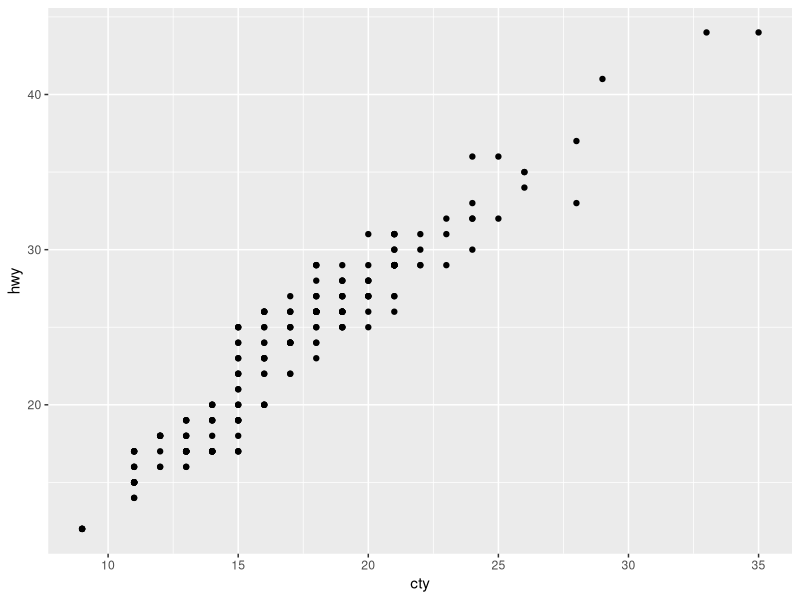
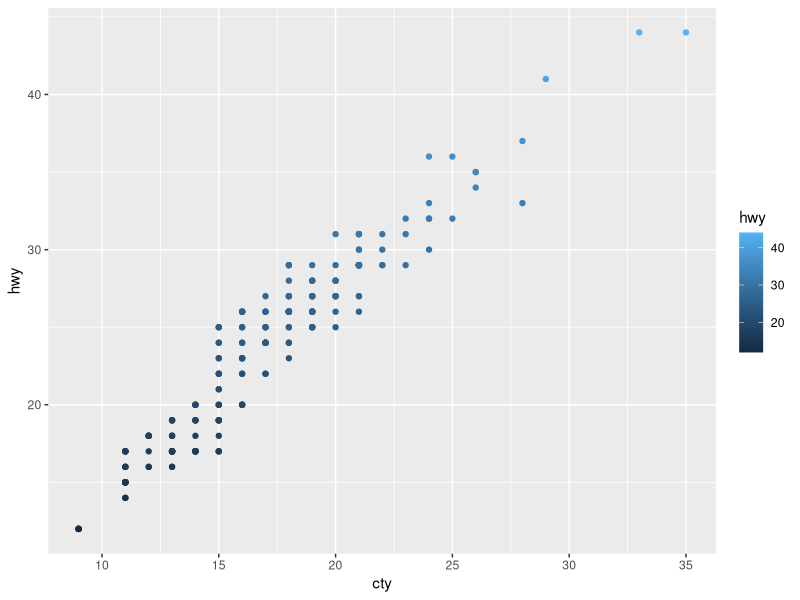
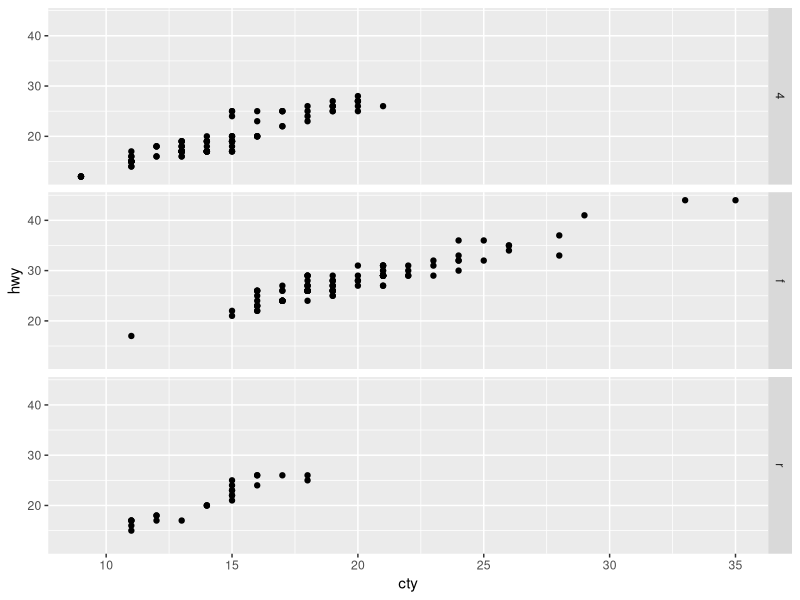

Reproduce these figures in R, in order.
## ---- chunk 1
knitr::opts_chunk$set(echo = F, fig.align='center')
library(ggplot2)
## ---- chunk 2
ggplot(data = mpg, aes(x=cty,y=hwy)) + geom_point()
## ---- chunk 3
ggplot(data = mpg, aes(x=cty,y=hwy)) + geom_point(aes(color=hwy))

## ---- chunk 4
ggplot(data = mpg, aes(x=cty,y=hwy)) + geom_point() + facet_grid(rows = vars(drv))
